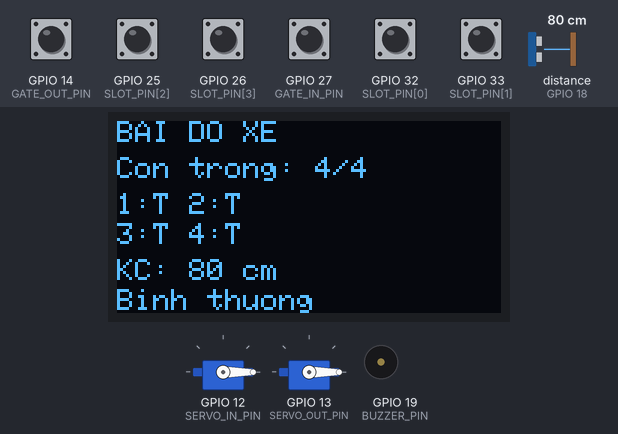
A program run on a simulated ESP32. On the bench: 2 × servo, 128×64 one-colour display, buzzer (waves = sounding, pin HIGH). Wiring (inferred from the names in the program): ultrasonic range finder: trigger GPIO 5; echo GPIO 18. Inputs (shaded band) come from the test bench; at power-on: GPIO 14 (GATE_OUT_PIN), GPIO 25 (SLOT_PIN[2]), GPIO 26 (SLOT_PIN[3]), GPIO 27 (GATE_IN_PIN), GPIO 32 (SLOT_PIN[0]), GPIO 33 (SLOT_PIN[1]) HIGH, distance to the obstacle (sensor on GPIO 18) 80 cm. The echo pulse lasts 58.3 µs per cm; pins used as bus, display or sensor lines are not drawn.

Above: at 1.7 s.
1.8 s: distance to the obstacle (sensor on GPIO 18) set to 33 cm
At 2.9 s:
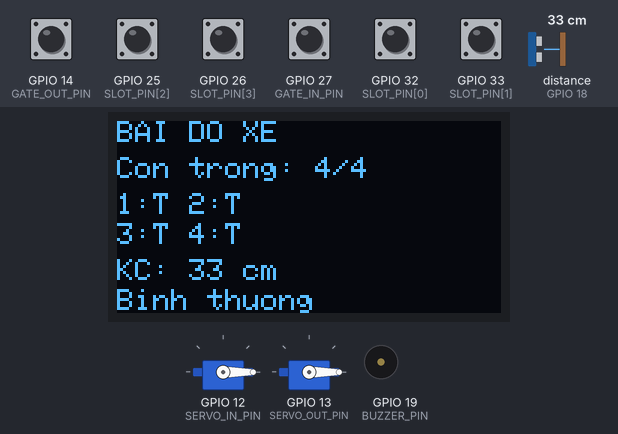
3.4 s: distance to the obstacle (sensor on GPIO 18) set to 27 cm
At 3.75 s:
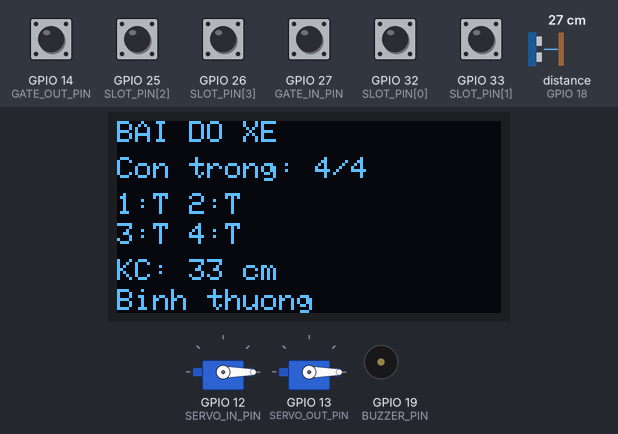
6.1 s: distance to the obstacle (sensor on GPIO 18) set to 11 cm
At 6.44 s:
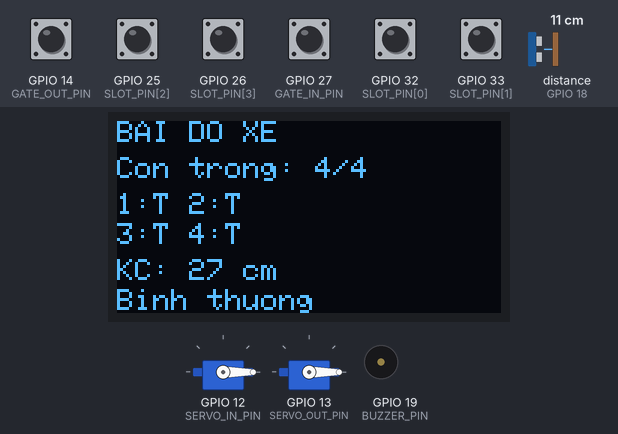
8.0 s: distance to the obstacle (sensor on GPIO 18) set to 8 cm
At 8.5 s:
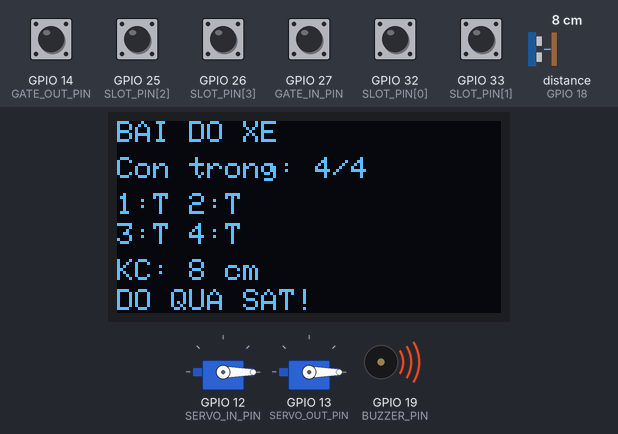
9.6 s: GPIO 14 (GATE_OUT_PIN) pulled LOW for 0.15 s
At 10.5 s:
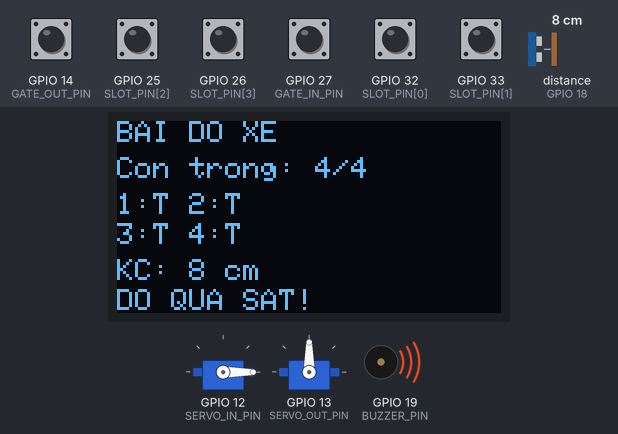
11.2 s: GPIO 27 (GATE_IN_PIN) pulled LOW for 0.15 s
At 11.7 s:
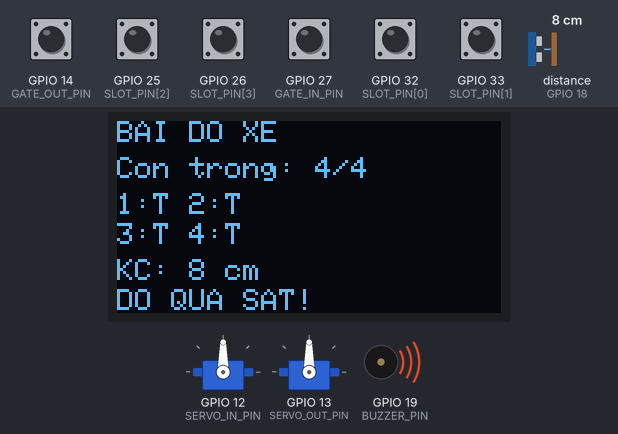
Timing chart, 0 to 15.3 s (numbered marks = the images above; inputs shaded):
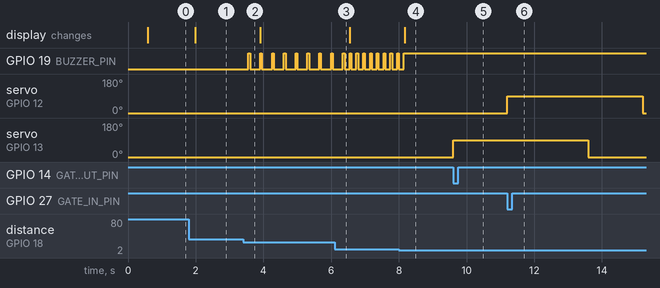

The program:

main.cpp
```cpp
/* ============================================================
   HỆ THỐNG BÃI ĐỖ XE THÔNG MINH - ESP32 + ARDUINO FRAMEWORK
   ============================================================
   PHẦN CỨNG:
     - OLED SSD1306 0.96" I2C:  SDA -> GPIO21   SCL -> GPIO22
     - 4 cảm biến IR ô đỗ:      GPIO32, GPIO33, GPIO25, GPIO26
     - 2 cảm biến IR cổng:      VAO=GPIO27   RA=GPIO14
     - 2 servo barrier:         VAO=GPIO12   RA=GPIO13
     - HC-SR04:                 TRIG=GPIO5   ECHO=GPIO18
     - Buzzer:                  GPIO19

   LƯU Ý CHÂN ESP32:
     - GPIO34-39 chỉ input, KHÔNG có pull-up nội -> không dùng
       cho cảm biến IR kiểu open-collector cần pull-up.
     - Các chân đã chọn ở trên đều hỗ trợ INPUT_PULLUP bình thường.

   THƯ VIỆN CẦN CÀI (xem platformio.ini):
     - Adafruit SSD1306
     - Adafruit GFX Library
     - ESP32Servo
   ============================================================ */

#include <Wire.h>
#include <Adafruit_GFX.h>
#include <Adafruit_SSD1306.h>
#include <ESP32Servo.h>

/* ================= CẤU HÌNH CHUNG ================= */
#define TOTAL_SLOTS 4

#define SCREEN_WIDTH  128
#define SCREEN_HEIGHT 64
#define OLED_RESET    -1
#define SDA_PIN 21
#define SCL_PIN 22

Adafruit_SSD1306 display(SCREEN_WIDTH, SCREEN_HEIGHT, &Wire, OLED_RESET);

/* ---- Cảm biến IR 4 ô đỗ (LOW = có xe) ---- */
const uint8_t SLOT_PIN[TOTAL_SLOTS] = {32, 33, 25, 26};

/* ---- Cảm biến IR cổng vào / ra (LOW = có xe) ---- */
#define GATE_IN_PIN   27
#define GATE_OUT_PIN  14

/* ---- Servo barrier ---- */
#define SERVO_IN_PIN   12
#define SERVO_OUT_PIN  13

Servo servoIn;
Servo servoOut;

#define SERVO_ANGLE_CLOSED  0     // độ - barrier đóng
#define SERVO_ANGLE_OPEN    90    // độ - barrier mở

#define BARRIER_OPEN_TIME_MS 4000

/* ---- HC-SR04 ---- */
#define TRIG_PIN 5
#define ECHO_PIN 18

#define NGUONG_CANH_BAO_XA   30   // cm
#define NGUONG_CANH_BAO_GAN  10   // cm

/* ---- Buzzer ---- */
#define BUZZER_PIN 19


/* =========================================================
   TRẠNG THÁI BARRIER - STATE MACHINE NON-BLOCKING
   ========================================================= */

enum BarrierState
{
    BARRIER_CLOSED = 0,
    BARRIER_OPENED,
    BARRIER_WAIT_CLEAR
};

BarrierState barrierInState  = BARRIER_CLOSED;
BarrierState barrierOutState = BARRIER_CLOSED;

unsigned long barrierInOpenTick  = 0;
unsigned long barrierOutOpenTick = 0;


/* =========================================================
   CẢM BIẾN Ô ĐỖ
   ========================================================= */

uint8_t IsSlotOccupied(uint8_t index)
{
    return (digitalRead(SLOT_PIN[index]) == LOW) ? 1 : 0;
}

uint8_t CountFreeSlots(uint8_t *slotStatus)
{
    uint8_t freeCount = 0;
    for (uint8_t i = 0; i < TOTAL_SLOTS; i++)
    {
        slotStatus[i] = IsSlotOccupied(i);
        if (slotStatus[i] == 0) freeCount++;
    }
    return freeCount;
}


/* =========================================================
   HC-SR04
   ========================================================= */

float HCSR04_ReadDistance(void)
{
    digitalWrite(TRIG_PIN, LOW);
    delayMicroseconds(2);
    digitalWrite(TRIG_PIN, HIGH);
    delayMicroseconds(10);
    digitalWrite(TRIG_PIN, LOW);

    /* pulseIn trả về thời gian (us) mức HIGH của Echo, timeout tính bằng us */
    long duration = pulseIn(ECHO_PIN, HIGH, 30000UL);

    if (duration == 0)
    {
        return -1; // không đo được / quá xa / mất tín hiệu
    }

    return duration / 58.0f; // cm
}


/* =========================================================
   BUZZER
   ========================================================= */

void Buzzer_Update(float distance)
{
    if (distance < 0 || distance > NGUONG_CANH_BAO_XA)
    {
        digitalWrite(BUZZER_PIN, LOW);
        return;
    }

    if (distance <= NGUONG_CANH_BAO_GAN)
    {
        digitalWrite(BUZZER_PIN, HIGH);
        return;
    }

    /* 10-30cm: kêu ngắt quãng, càng gần càng nhanh
       (dùng delay ngắn, chấp nhận được vì rất nhanh) */
    unsigned long beepDelay = (unsigned long)(distance * 10);

    digitalWrite(BUZZER_PIN, HIGH);
    delay(50);
    digitalWrite(BUZZER_PIN, LOW);
    delay(beepDelay);
}


/* =========================================================
   BARRIER - NON-BLOCKING STATE MACHINE
   ========================================================= */

uint8_t IsCarAtGate(uint8_t pin)
{
    return (digitalRead(pin) == LOW) ? 1 : 0;
}

void Barrier_Update(
    uint8_t sensorPin,
    Servo &servo,
    BarrierState *state,
    unsigned long *openTick,
    uint8_t allowOpen
)
{
    unsigned long now = millis();

    if (*state == BARRIER_CLOSED)
    {
        if (IsCarAtGate(sensorPin) && allowOpen)
        {
            servo.write(SERVO_ANGLE_OPEN);
            *state = BARRIER_OPENED;
            *openTick = now;
        }
    }
    else if (*state == BARRIER_OPENED)
    {
        if ((now - *openTick) >= BARRIER_OPEN_TIME_MS)
        {
            servo.write(SERVO_ANGLE_CLOSED);
            *state = BARRIER_WAIT_CLEAR;
        }
    }
    else /* BARRIER_WAIT_CLEAR */
    {
        if (!IsCarAtGate(sensorPin))
        {
            *state = BARRIER_CLOSED;
        }
    }
}


/* =========================================================
   OLED - HIỂN THỊ TRẠNG THÁI BÃI ĐỖ
   (Adafruit_SSD1306 hỗ trợ đầy đủ ASCII, chữ thường, dấu câu
    - không còn giới hạn font như bên STM32 nữa)
   ========================================================= */

void DisplayParkingStatus(uint8_t freeCount, uint8_t *slotStatus, float distance)
{
    display.clearDisplay();
    display.setTextSize(1);
    display.setTextColor(SSD1306_WHITE);

    display.setCursor(0, 0);
    display.println("BAI DO XE");

    display.setCursor(0, 12);
    display.printf("Con trong: %d/%d\n", freeCount, TOTAL_SLOTS);

    display.setCursor(0, 24);
    display.printf("1:%s 2:%s\n", slotStatus[0] ? "X" : "T", slotStatus[1] ? "X" : "T");

    display.setCursor(0, 34);
    display.printf("3:%s 4:%s\n", slotStatus[2] ? "X" : "T", slotStatus[3] ? "X" : "T");

    display.setCursor(0, 46);
    if (distance >= 0)
        display.printf("KC: %.0f cm\n", distance);
    else
        display.println("KC: --");

    display.setCursor(0, 56);
    if (freeCount == 0)
        display.println("HET CHO!");
    else if (distance >= 0 && distance <= NGUONG_CANH_BAO_GAN)
        display.println("DO QUA SAT!");
    else
        display.println("Binh thuong");

    display.display();
}


/* =========================================================
   SETUP
   ========================================================= */

uint8_t slotStatus[TOTAL_SLOTS];
unsigned long lastDisplayTick = 0;
const unsigned long DISPLAY_INTERVAL_MS = 200;

void setup()
{
    Serial.begin(115200);

    /* ---- Cảm biến IR ô đỗ ---- */
    for (uint8_t i = 0; i < TOTAL_SLOTS; i++)
    {
        pinMode(SLOT_PIN[i], INPUT_PULLUP);
    }

    /* ---- Cảm biến IR cổng ---- */
    pinMode(GATE_IN_PIN, INPUT_PULLUP);
    pinMode(GATE_OUT_PIN, INPUT_PULLUP);

    /* ---- HC-SR04 ---- */
    pinMode(TRIG_PIN, OUTPUT);
    pinMode(ECHO_PIN, INPUT);
    digitalWrite(TRIG_PIN, LOW);

    /* ---- Buzzer ---- */
    pinMode(BUZZER_PIN, OUTPUT);
    digitalWrite(BUZZER_PIN, LOW);

    /* ---- Servo ---- */
    servoIn.attach(SERVO_IN_PIN);
    servoOut.attach(SERVO_OUT_PIN);
    servoIn.write(SERVO_ANGLE_CLOSED);
    servoOut.write(SERVO_ANGLE_CLOSED);

    /* ---- OLED (I2C) ---- */
    Wire.begin(SDA_PIN, SCL_PIN);

    if (!display.begin(SSD1306_SWITCHCAPVCC, 0x3C))
    {
        Serial.println("Khong tim thay OLED!");
        while (1) { delay(10); }
    }

    display.clearDisplay();
    display.display();

    delay(500); // ổn định trạng thái ban đầu trước khi vào loop
}


/* =========================================================
   LOOP
   ========================================================= */

void loop()
{
    unsigned long now = millis();

    /* ---- Đọc trạng thái ô đỗ liên tục (barrier cần freeCount mới nhất) ---- */
    uint8_t freeCount = CountFreeSlots(slotStatus);

    /* ---- Barrier cổng VAO - kiểm tra liên tục mỗi vòng lặp ---- */
    Barrier_Update(
        GATE_IN_PIN, servoIn,
        &barrierInState, &barrierInOpenTick,
        (freeCount > 0)
    );

    /* ---- Barrier cổng RA - kiểm tra liên tục mỗi vòng lặp ---- */
    Barrier_Update(
        GATE_OUT_PIN, servoOut,
        &barrierOutState, &barrierOutOpenTick,
        1
    );

    /* ---- OLED + HC-SR04 + Buzzer cập nhật mỗi 200ms ---- */
    if (now - lastDisplayTick >= DISPLAY_INTERVAL_MS)
    {
        lastDisplayTick = now;

        float distance = HCSR04_ReadDistance();

        Buzzer_Update(distance);

        DisplayParkingStatus(freeCount, slotStatus, distance);
    }
}
```

Measured:
- the behaviour switches between 30 and 29 cm on distance to the obstacle (sensor on GPIO 18) (found by bisection; images 1 and 2)
- the behaviour switches between 10 and 9 cm on distance to the obstacle (sensor on GPIO 18) (found by bisection; images 3 and 4)
- after the input at 1.8 s, the display: changes after 0.18 s (image 1)
- after the input at 3.4 s, GPIO 19 (BUZZER_PIN): alternates HIGH for 0.05 s and LOW for 0.30 s, starting after 0.16 s
- after the input at 6.1 s, GPIO 19 (BUZZER_PIN): alternates HIGH for 0.05 s and LOW for 0.15 s, starting after 0.45 s
- after the input at 8.0 s, GPIO 19 (BUZZER_PIN): goes on until 8.1 s, then stays HIGH; the display: changes after 0.17 s (image 4)
- after the input at 9.6 s, servo on GPIO 13 (SERVO_OUT_PIN): 0° → 90° at once
- after the input at 11.2 s, servo on GPIO 12 (SERVO_IN_PIN): 0° → 90° at once, → 0° 4.0 s later
